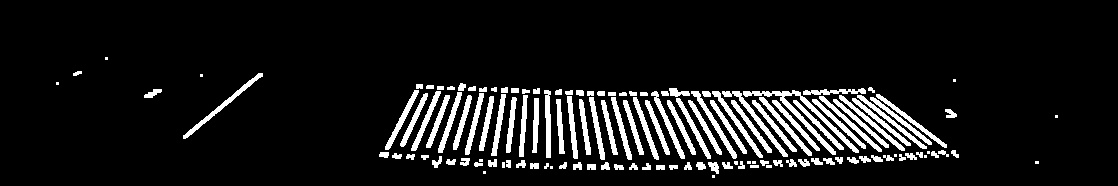
#> input picture sport_demo1/img/erosion.jpg, 1118 x 186 px
$ python houghDemo.py
#> lines starting #> are read from the running program, lines starting #| are printed output that depends on the picture; after the words box and inside, x2 and y2 are one past the last pixel; in counts of white or black regions, pixels touching at a corner belong together
#输入的图像需要是边缘检测后的结果
#minLineLengh(线的最短长度，比这个短的都被忽略)和MaxLineCap (两条直线之间的最大间隔，小于此值，认为是- - 条直线)
#rho距离精度，theta角度精度, threshod超过设定阈值才被检测出线段

import cv2
import numpy as np

cv2.namedWindow('hough')
cv2.createTrackbar('minThreshold', 'hough', 300, 1000, lambda x: x)
cv2.createTrackbar('maxThreshold', 'hough', 900, 1000, lambda x: x)
cv2.createTrackbar('threshold', 'hough', 1, 100, lambda x: x)
cv2.createTrackbar('minLineLength', 'hough', 0, 100, lambda x: x)
cv2.createTrackbar('maxLineGap', 'hough', 1, 100, lambda x: x)

while True:
    img = cv2.imread('../img/erosion.jpg', cv2.IMREAD_COLOR)  # 使用彩色模式读取图像
#> img is the input picture: shape (186, 1118, 3); min 0, max 255, mean 23.5
    gray = cv2.cvtColor(img, cv2.COLOR_BGR2GRAY)  # 转换为灰度图像

    minThreshold = cv2.getTrackbarPos('minThreshold', 'hough')
    maxThreshold = cv2.getTrackbarPos('maxThreshold', 'hough')
    threshold = cv2.getTrackbarPos('threshold', 'hough')
    minLineLength = cv2.getTrackbarPos('minLineLength', 'hough')
    maxLineGap = cv2.getTrackbarPos('maxLineGap', 'hough')


    # [6 lines of commented-out code are left out]

    edges = cv2.Canny(img, minThreshold, maxThreshold)
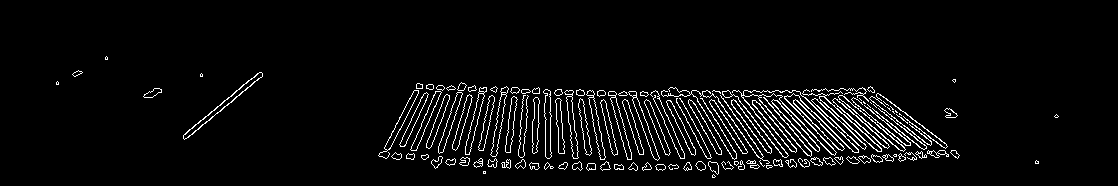
#> edges: shape (186, 1118); 4.5% white in thin lines or dots, all inside (x1, y1, x2, y2) = (56, 56, 1059, 178)
    lines = cv2.HoughLinesP(edges, 1, np.pi / 180, threshold, minLineLength=minLineLength, maxLineGap=maxLineGap)
    cv2.imshow('erosion', img)
    cv2.imshow('hough', edges)

    if lines is not None:
        print(len(lines))
#| 4448

    else:
        print("No lines detected.")
    cleaned=[]
    real_line = np.zeros_like(gray)
    black = np.zeros_like(gray)
    if lines is not None:
        for line in lines:
            for x1, y1, x2, y2 in line:
                cv2.line(black, (x1, y1), (x2, y2), (255, 255, 255), 1)
                if abs(x2-x1) <=5 and abs(y1-y2) <=110 and abs(y1-y2) >=40:
                    cleaned.append((x1,y1,x2,y2))
                    cv2.line(real_line, (x1,y1),(x2,y2),(255, 255, 255),1)
#> this loop made 4448 passes
#> line on passes 1 to 3: [[545, 89, 545, 89]], [[550, 114, 550, 91]], [[610, 147, 610, 143]]
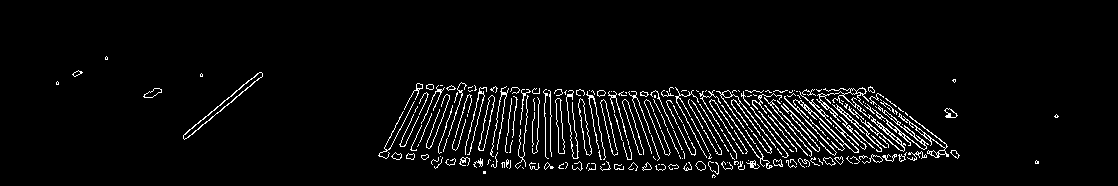
#> black: shape (186, 1118); 4.5% white in thin lines or dots, all inside (x1, y1, x2, y2) = (56, 56, 1059, 178)
#> real_line: shape (186, 1118); every value is 0
#> after the loop, cleaned = []

        cv2.imshow('lines', black)
        cv2.imshow('real_line', real_line)

    if cv2.waitKey(10) & 0xFF == ord('q'):
#> (key q is pressed here)
        break

cv2.destroyAllWindows()
